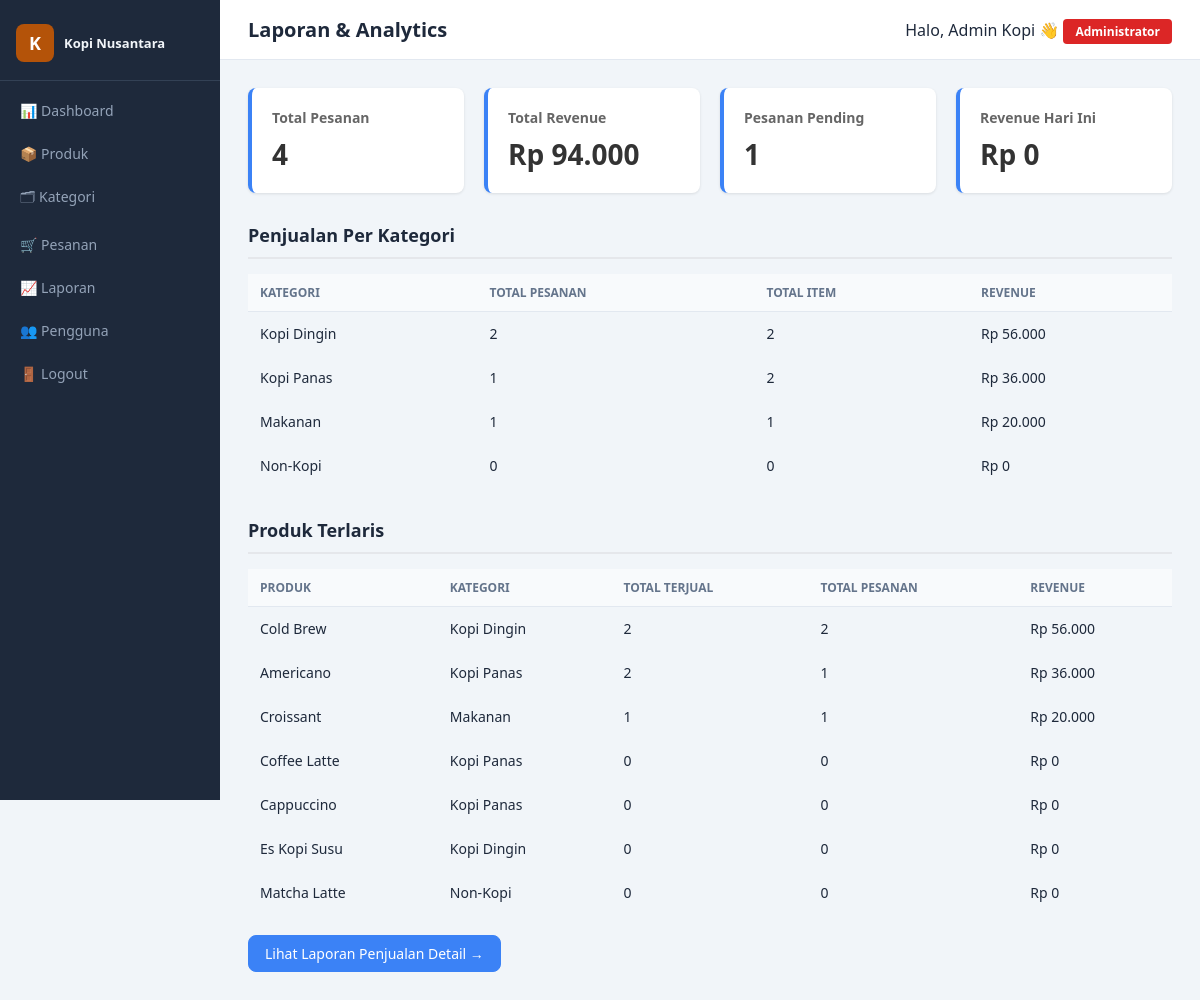
The page /reports (signed in) on the database its author committed.
### tables this page shows
CREATE TABLE `products` (
  `id` int NOT NULL AUTO_INCREMENT,
  `store_id` int NOT NULL,
  `category_id` int DEFAULT NULL,
  `name` varchar(150) NOT NULL,
  `description` text,
  `price` decimal(10,2) NOT NULL DEFAULT '0.00',
  `image` varchar(255) DEFAULT NULL,
  `is_available` tinyint DEFAULT '1',
  `created_at` datetime DEFAULT CURRENT_TIMESTAMP,
  PRIMARY KEY (`id`),
  KEY `store_id` (`store_id`),
  KEY `category_id` (`category_id`),
  CONSTRAINT `products_ibfk_1` FOREIGN KEY (`store_id`) REFERENCES `stores` (`id`),
  CONSTRAINT `products_ibfk_2` FOREIGN KEY (`category_id`) REFERENCES `categories` (`id`)
);

CREATE TABLE `categories` (
  `id` int NOT NULL AUTO_INCREMENT,
  `store_id` int NOT NULL,
  `name` varchar(100) NOT NULL,
  `icon` varchar(50) DEFAULT NULL,
  PRIMARY KEY (`id`),
  KEY `store_id` (`store_id`),
  CONSTRAINT `categories_ibfk_1` FOREIGN KEY (`store_id`) REFERENCES `stores` (`id`)
);

### core/Controller.php (called while the page is built, shortened)
<?php
abstract class Controller
{
    protected function view(string $view, array $data = []): void
    {
        extract($data);
        $file = ROOT_PATH . "/app/Views/{$view}.php";
        require $file;
    }
    protected function requirePermission(string $permission): void
    {
        require_once ROOT_PATH . '/app/Helpers/AuthHelper.php';
    }
}

### app/Controllers/ReportController.php (called while the page is built, shortened)
<?php
class ReportController extends Controller
{
    private object $orderModel;
    public function __construct()
    {
        $this->orderModel = $this->model('OrderModel');
    }
    public function index(): void
    {
        $storeId = $_SESSION['store_id'];
        $db = Database::getInstance();
        $stats = $this->orderModel->stats($storeId);
        $stmt = $db->prepare("
            SELECT c.name, COUNT(DISTINCT o.id) as total_orders, COALESCE(SUM(oi.qty), 0) as total_items, COALESCE(SUM(oi.qty * oi.price), 0) as total_revenue
            FROM categories c
            LEFT JOIN products p ON p.category_id = c.id
            LEFT JOIN order_items oi ON oi.product_id = p.id
            LEFT JOIN orders o ON o.id = oi.order_id AND o.status = 'selesai'
            WHERE c.store_id = ?
            GROUP BY c.id
            ORDER BY total_revenue DESC
        ");
        $stmt->execute([$storeId]);
        $categoryStats = $stmt->fetchAll();
        $stmt = $db->prepare("
            SELECT p.id, p.name, c.name as category, COUNT(DISTINCT o.id) as total_orders, COALESCE(SUM(oi.qty), 0) as total_qty, COALESCE(SUM(oi.qty * oi.price), 0) as total_revenue
            FROM products p
            LEFT JOIN categories c ON c.id = p.category_id
            LEFT JOIN order_items oi ON oi.product_id = p.id
            LEFT JOIN orders o ON o.id = oi.order_id AND o.status = 'selesai'
            WHERE p.store_id = ?
            GROUP BY p.id
            ORDER BY total_revenue DESC
            LIMIT 10
        ");
        $stmt->execute([$storeId]);
        $topProducts = $stmt->fetchAll();
        $this->view('layouts/main', [
            'pageTitle' => 'Laporan & Analytics',
            'content' => 'reports/index',
            'stats' => $stats,
            'categoryStats' => $categoryStats,
            'topProducts' => $topProducts,
            'csrf_field'  => $this->csrfField(),
        ]);
    }
}

### public/index.php (called while the page is built, shortened)
<?php
require_once dirname(__DIR__) . '/config/database.php';
$router = new Router();
$router->dispatch();

### core/Model.php (called while the page is built, shortened)
<?php
abstract class Model
{
    protected PDO $db;
    protected string $table;
    public function __construct()
    {
        $this->db = Database::getInstance();
    }
    public function count(string $whereCol = null, mixed $value = null): int
    {
        try {
            if ($whereCol && $value !== null) {
                $stmt = $this->db->prepare("SELECT COUNT(*) FROM {$this->table} WHERE {$whereCol} = ?");
                $stmt->execute([$value]);
            } else {
                $stmt = $this->db->prepare("SELECT COUNT(*) FROM {$this->table}");
                $stmt->execute();
            }
            return (int) $stmt->fetchColumn();
        } catch (PDOException $e) { $this->handleError($e, "count:{$this->table}"); }
    }
}

### core/Database.php (called while the page is built)
<?php
class Database
{
    private static ?PDO $instance = null;
    public static function getInstance(): PDO
    {
        if (self::$instance === null) {
            $dsn = "mysql:host=" . DB_HOST . ";dbname=" . DB_NAME . ";charset=" . DB_CHARSET;
            $options = [
                PDO::ATTR_ERRMODE            => PDO::ERRMODE_EXCEPTION,
                PDO::ATTR_DEFAULT_FETCH_MODE => PDO::FETCH_ASSOC,
                PDO::ATTR_EMULATE_PREPARES   => false,
            ];
            try {
                self::$instance = new PDO($dsn, DB_USER, DB_PASS, $options);
            } catch (PDOException $e) {
                die(json_encode(['error' => 'Database connection failed: ' . $e->getMessage()]));
            }
        }
        return self::$instance;
    }
}

### app/Models/OrderModel.php (called while the page is built, shortened)
<?php
class OrderModel extends Model
{
    public function stats(int $storeId): array
    {
        $db = Database::getInstance();
        $totalOrders = $this->count('store_id', $storeId);
        $stmt = $db->prepare("SELECT COALESCE(SUM(total), 0) FROM orders WHERE store_id = ? AND status = 'selesai'");
        $stmt->execute([$storeId]);
        $totalRevenue = $stmt->fetchColumn();
        $stmt = $db->prepare("SELECT COUNT(*) FROM orders WHERE store_id = ? AND status = 'pending'");
        $stmt->execute([$storeId]);
        $pendingOrders = $stmt->fetchColumn();
        $stmt = $db->prepare("SELECT COALESCE(SUM(total), 0) FROM orders WHERE store_id = ? AND status = 'selesai' AND DATE(created_at) = CURDATE()");
        $stmt->execute([$storeId]);
        $todayRevenue = $stmt->fetchColumn();
        return [
            'total_orders'   => $totalOrders,
            'total_revenue'  => $totalRevenue,
            'pending_orders' => $pendingOrders,
            'today_revenue'  => $todayRevenue,
        ];
    }
}

### app/Views/reports/index.php (the view, shortened to what this page needs)
<div class="stats-grid">
    <div class="stat-card">
        <h3>Total Pesanan</h3>
        <div class="value"><?= $stats['total_orders'] ?></div>
    </div>
    <div class="stat-card">
        <h3>Total Revenue</h3>
        <div class="value">Rp <?= number_format($stats['total_revenue'], 0, ',', '.') ?></div>
    </div>
    <div class="stat-card">
        <h3>Pesanan Pending</h3>
        <div class="value"><?= $stats['pending_orders'] ?></div>
    </div>
    <div class="stat-card">
        <h3>Revenue Hari Ini</h3>
        <div class="value">Rp <?= number_format($stats['today_revenue'], 0, ',', '.') ?></div>
    </div>
</div>
<div class="section-title">Penjualan Per Kategori</div>
<table class="table">
    <thead>
        <tr>
            <th>Kategori</th>
            <th>Total Pesanan</th>
            <th>Total Item</th>
            <th>Revenue</th>
        </tr>
    </thead>
    <tbody>
        <?php if (empty($categoryStats)): ?>
        <tr><td colspan="4" style="text-align:center; padding:20px">Belum ada data penjualan.</td></tr>
        <?php else: ?>
            <?php foreach ($categoryStats as $cat): ?>
            <tr>
                <td><?= htmlspecialchars($cat['name']) ?></td>
                <td><?= $cat['total_orders'] ?></td>
                <td><?= $cat['total_items'] ?></td>
                <td>Rp <?= number_format($cat['total_revenue'], 0, ',', '.') ?></td>
            </tr>
            <?php endforeach; ?>
        <?php endif; ?>
    </tbody>
</table>
<div class="section-title">Produk Terlaris</div>
<table class="table">
    <thead>
        <tr>
            <th>Produk</th>
            <th>Kategori</th>
            <th>Total Terjual</th>
            <th>Total Pesanan</th>
            <th>Revenue</th>
        </tr>
    </thead>
    <tbody>
        <?php if (empty($topProducts)): ?>
        <tr><td colspan="5" style="text-align:center; padding:20px">Belum ada data penjualan.</td></tr>
        <?php else: ?>
            <?php foreach ($topProducts as $prod): ?>
            <tr>
                <td><?= htmlspecialchars($prod['name']) ?></td>
                <td><?= htmlspecialchars($prod['category'] ?? '-') ?></td>
                <td><?= $prod['total_qty'] ?></td>
                <td><?= $prod['total_orders'] ?></td>
                <td>Rp <?= number_format($prod['total_revenue'], 0, ',', '.') ?></td>
            </tr>
            <?php endforeach; ?>
        <?php endif; ?>
    </tbody>
</table>
<div style="margin-top:20px">
    <a href="<?= BASE_URL ?>/reports/sales" class="btn btn-primary">Lihat Laporan Penjualan Detail →</a>
</div>

### core/Router.php (shortened to what this page needs)
<?php
class Router
{
    private array $routes = [];
    public function get(string $path, string $controller, string $method): void
    {
        $this->routes['GET'][$path] = ['controller' => $controller, 'method' => $method];
    }
    public function post(string $path, string $controller, string $method): void
    {
        $this->routes['POST'][$path] = ['controller' => $controller, 'method' => $method];
    }
    public function dispatch(): void
    {
        $httpMethod = $_SERVER['REQUEST_METHOD'];
        $uri = parse_url($_SERVER['REQUEST_URI'], PHP_URL_PATH);
        $uri = preg_replace('#^/public#', '', $uri);
        $uri = '/' . trim($uri, '/');
        $routes = $this->routes[$httpMethod] ?? [];
        uksort($routes, function ($a, $b) {
            $aScore = substr_count($a, '{');
            $bScore = substr_count($b, '{');
            if ($aScore !== $bScore) return $aScore - $bScore;
            return strlen($b) - strlen($a);
        });
        foreach ($routes as $route => $action) {
            $pattern = preg_quote($route, '#');
            $pattern = preg_replace('/\\\{[^}]+\\\}/', '([^/]+)', $pattern);
            $pattern = "#^{$pattern}$#";
            if (preg_match($pattern, $uri, $matches)) {
                array_shift($matches);
                try {
                    $ctrl = new $action['controller']();
                    call_user_func_array([$ctrl, $action['method']], $matches);
                } catch (AppException $e) {
                    $this->handleAppError($e);
                } catch (PDOException $e) {
                    $this->handleAppError(
                        new AppException("Terjadi kesalahan pada database. Silakan coba lagi.", 500, $e)
                    );
                } catch (\Throwable $e) {
                    $this->handleUnexpectedError($e);
                }
                return;
            }
        }
    }
}

### rows shown on the page
products: name "Cold Brew", category.name "Kopi Dingin", total_qty "2", total_orders "2", total_revenue "56.000"
products: name "Americano", category.name "Kopi Panas", total_qty "2", total_orders "1", total_revenue "36.000"
products: name "Croissant", category.name "Makanan", total_qty "1", total_orders "1", total_revenue "20.000"
products: name "Coffee Latte", category.name "Kopi Panas", total_qty "0", total_orders "0", total_revenue "0"
products: name "Cappuccino", category.name "Kopi Panas", total_qty "0", total_orders "0", total_revenue "0"
products: name "Es Kopi Susu", category.name "Kopi Dingin", total_qty "0", total_orders "0", total_revenue "0"
products: name "Matcha Latte", category.name "Non-Kopi", total_qty "0", total_orders "0", total_revenue "0"

### other values the page prints
$stats['total_orders'] "4"
$stats['total_revenue'] "94.000"
$stats['pending_orders'] "1"
$stats['today_revenue'] "0"
$cat['name'] "Kopi Dingin"
$cat['total_orders'] "2"
$cat['total_items'] "2"
$cat['total_revenue'] "56.000"
$cat['name'] "Kopi Panas"
$cat['total_orders'] "1"
$cat['total_revenue'] "36.000"
$cat['name'] "Makanan"
$cat['total_items'] "1"
$cat['total_revenue'] "20.000"
$cat['name'] "Non-Kopi"
